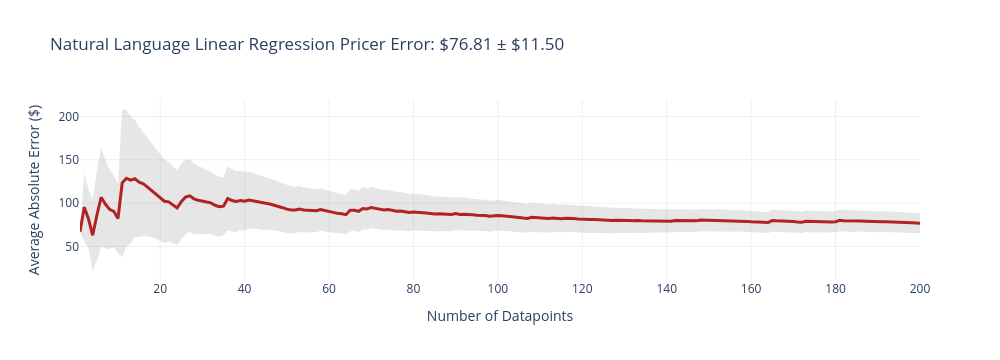
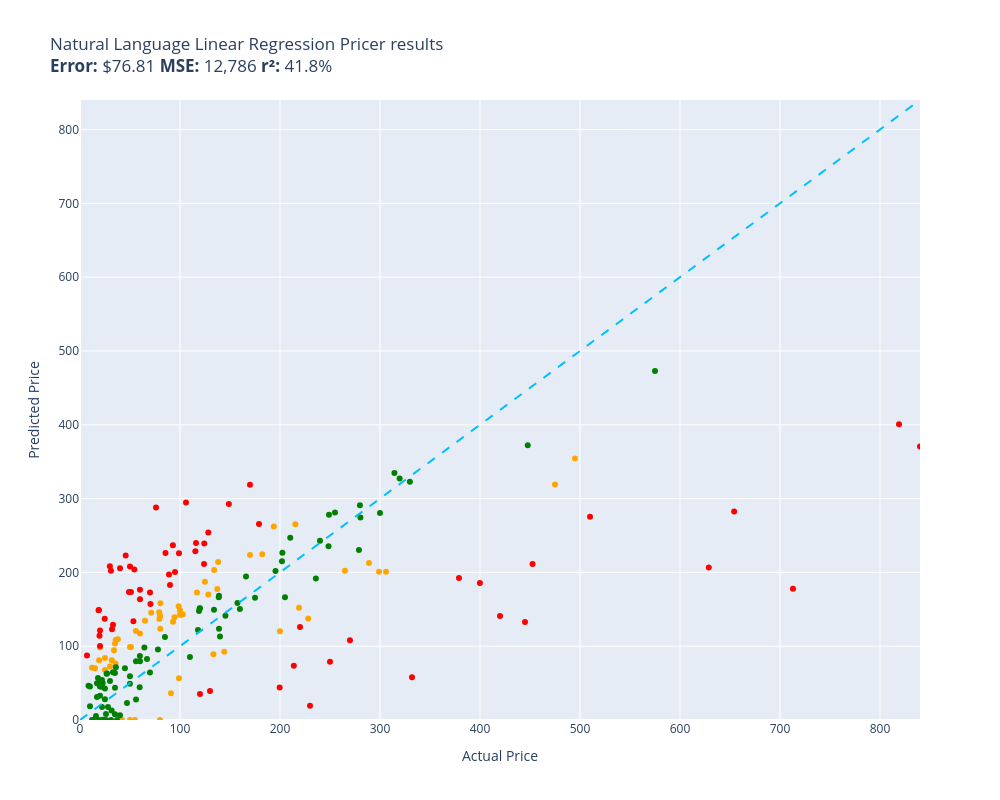

The code cell stored with these charts, in order, in its notebook:
### Code cell
Tester.evaluate(natural_language_linear_regression_pricer, test)

### Figure 1 — Plotly figure (JSON) as saved in the notebook; plotly's stock layout.template omitted (floating-point values rounded to 4 significant figures; data arrays with more than 128 entries replaced by an {"elided": "..."} marker saying what was removed)
{"data": [{"fill": "toself", "fillcolor": "rgba(128,128,128,0.2)", "hoverinfo": "skip", "line": {"color": "rgba(255,255,255,0)"}, "name": "95% CI", "showlegend": false, "type": "scatter", "x": {"elided": "400 int values"}, "y": {"elided": "400 float values"}}, {"customdata": {"elided": "200x1 float values"}, "hovertemplate": "n=%{x}<br>Avg Error=$%{y:,.2f}<br>±95% CI=$%{customdata[0]:,.2f}<extra></extra>", "line": {"color": "firebrick", "width": 3}, "mode": "lines", "name": "Cumulative Avg Error", "type": "scatter", "x": {"elided": "200 int values"}, "y": {"elided": "200 float values"}}], "layout": {"height": 360, "showlegend": false, "title": {"text": "Natural Language Linear Regression Pricer Error: $76.81 ± $11.50"}, "width": 1000, "xaxis": {"title": {"text": "Number of Datapoints"}}, "yaxis": {"title": {"text": "Average Absolute Error ($)"}}}}

### Figure 2 — Plotly figure (JSON) as saved in the notebook; plotly's stock layout.template omitted (floating-point values rounded to 4 significant figures)
{"data": [{"customdata": [["Old Blood Noise Excess V2 Distortion Cho...\nGuess=$152.13 Actual=$219.00"], ["NewPower99 Battery Kit for Samsung Galax...\nGuess=$0.00 Actual=$54.95"], ["SuppliesOutlet Compatible Toner Cartridg...\nGuess=$92.46 Actual=$144.29"], ["ACDelco GM Original Equipment FW339 Fron...\nGuess=$265.15 Actual=$215.33"], ["8544771 Dryer Heating Element, 279816 Th...\nGuess=$108.40 Actual=$35.74"], ["Panasonic KX-TG6511B DECT 6.0 PLUS Expan...\nGuess=$146.14 Actual=$79.20"], ["GJY Portable TV,10.6 inch Mini TV for AT...\nGuess=$136.96 Actual=$79.36"], ["LD Products Compatible Toner Cartridge R...\nGuess=$98.97 Actual=$49.98"], ["Mini PC, Kinupute Desktop Computer E3-12...\nGuess=$354.14 Actual=$495.00"], ["Aolemi Oil Rubbed Bronze Single Function...\nGuess=$154.26 Actual=$98.65"], ["Clementoni 39132.5 Jigsaw Puzzle 1,000 P...\nGuess=$0.00 Actual=$79.95"], ["10GBase-LR SFP+ Transceiver, Handar 10GB...\nGuess=$98.07 Actual=$19.99"], ["Deco Mount Pro Tripod Microphone Stand w...\nGuess=$117.32 Actual=$59.95"], ["KOMPUTERBAY 4GB 2X 2GB DDR2 1066MHz PC2-...\nGuess=$123.76 Actual=$80.34"], ["Task T24287 Roman Ogee Router Bit with 1...\nGuess=$120.55 Actual=$55.88"], ["Southwire 120V/15A Right Angle User Atta...\nGuess=$109.24 Actual=$37.87"], ["15\" Locking Shower Head Extension Arm in...\nGuess=$141.45 Actual=$79.95"], ["Mylites+ Standard Comic Book Mylar Sleev...\nGuess=$103.50 Actual=$34.99"], ["DALDED LED Light Kit for Lego Sonic Gree...\nGuess=$83.94 Actual=$24.99"], ["Baseball Backpacks Large 18 Inch Bookbag...\nGuess=$81.03 Actual=$31.77"], ["Adams Check Payment and Deposit Register...\nGuess=$76.69 Actual=$35.49"], ["KOHLER 18865-CP Filtered Water Faucet, P...\nGuess=$318.90 Actual=$475.00"], ["Diversitech WG840585 Motor, (Ddb) 1/3Hp,...\nGuess=$203.36 Actual=$134.12"], ["Festool 492370 Platin 2 S1000 Grit 6-Inc...\nGuess=$36.09 Actual=$91.00"], ["PM Auto Front Right Quick Complete Strut...\nGuess=$187.30 Actual=$124.94"], ["Satco S9596, 4 Count (Pack of 1), 4.18\nGuess=$70.66 Actual=$12.00"], ["Ceramic Talavera Mexican Tile 4x4\", 9 Pi...\nGuess=$72.47 Actual=$29.95"], ["Marvel Legends Series X-Men 6-Inch Archa...\nGuess=$56.58 Actual=$98.95"], ["ANZO USA 111207 GMC SIERRA 99-06 / YUKON...\nGuess=$224.41 Actual=$182.28"], ["Kingston Brass KS269SN Kingston Clawfoot...\nGuess=$200.81 Actual=$305.99"], ["Pioneer 2AM401-BN Two Handle Kitchen Fau...\nGuess=$137.65 Actual=$228.22"], ["LSSAGOON Backpack for Women Teen Kids Gi...\nGuess=$94.62 Actual=$33.99"], ["4LT LUMINETTE Vanity Opal GLS BSN\nGuess=$148.76 Actual=$99.99"], ["4pc Wheel Spacers Adapters 4\" (2inch Per...\nGuess=$172.70 Actual=$116.95"], ["Royal Designs, Inc. Decorative Abundant ...\nGuess=$67.76 Actual=$24.95"], ["Mikrotik RB3011UIAS-RM RouterBOARD 10xGi...\nGuess=$200.69 Actual=$299.00"], ["DuraGo 29515020 Front Hub Assembly\nGuess=$170.13 Actual=$128.34"], ["GENUINE VOLVO THERMOSTAT (3.0, 3.2) S60 ...\nGuess=$143.18 Actual=$102.85"], ["Universal Power Group 12V 100Ah Sealed L...\nGuess=$120.24 Actual=$199.99"], ["Amana Tool - SC587 Carbide Tipped 3-Wing...\nGuess=$145.37 Actual=$71.23"], ["Evan Fischer Radiator Cooling Fan Assemb...\nGuess=$177.54 Actual=$137.34"], ["UPR Mach 1 Chin Spoiler Fits 94-98 Musta...\nGuess=$134.61 Actual=$64.99"], ["Raspberry Pi 3 Model B+ Aluminum Case Me...\nGuess=$70.20 Actual=$14.99"], ["ASUS VY279HE-W 27” 1080P Monitor - White...\nGuess=$214.18 Actual=$138.10"], ["Diversitech UC2436-3 Ultralite Condenser...\nGuess=$158.15 Actual=$80.39"], ["4 Inches Rolled Muffler Tip Catback Exha...\nGuess=$262.06 Actual=$193.88"], ["APS iBoard (304 Stainless Steel Polished...\nGuess=$202.09 Actual=$264.95"], ["Baumgartens Sicurix Blank PVC ID Cards (...\nGuess=$80.97 Actual=$19.11"], ["Audio Techinca ATW-T1002 System 10 Handh...\nGuess=$212.76 Actual=$289.00"], ["LD Compatible Ink Cartridge Replacement ...\nGuess=$0.00 Actual=$41.99"], ["BXYJY for Samsung Galaxy Z Fold 3 Case w...\nGuess=$0.00 Actual=$49.99"], ["DuraGo BR5330 Front Vented Disc Brake Ro...\nGuess=$142.48 Actual=$101.51"], ["Samsung DA97-07603B Freezer Ice Maker As...\nGuess=$133.22 Actual=$93.02"], ["Intex River Run Connect Lounge (Four)\nGuess=$139.17 Actual=$94.49"], ["Targus CityGear Durable Backpack, Black,...\nGuess=$89.19 Actual=$133.43"], ["Fitness Center Gym Room Weight Train Dua...\nGuess=$142.70 Actual=$99.99"], ["MonMount Triple Monitor Stand Freestandi...\nGuess=$140.36 Actual=$79.99"], ["Xiaomi Redmi 10 2022 NFC 4G LTE (128GB +...\nGuess=$223.48 Actual=$169.99"], ["Refresh NSF-53 Premium Replacement Refri...\nGuess=$98.95 Actual=$50.99"]], "hovertemplate": "%{customdata[0]}<extra></extra>", "legendgroup": "orange", "marker": {"color": "orange", "size": 6, "symbol": "circle"}, "mode": "markers", "name": "orange", "orientation": "v", "showlegend": true, "type": "scatter", "x": [219.0, 54.95, 144.3, 215.3, 35.74, 79.2, 79.36, 49.98, 495.0, 98.65, 79.95, 19.99, 59.95, 80.34, 55.88, 37.87, 79.95, 34.99, 24.99, 31.77, 35.49, 475.0, 134.1, 91.0, 124.9, 12.0, 29.95, 98.95, 182.3, 306.0, 228.2, 33.99, 99.99, 117.0, 24.95, 299.0, 128.3, 102.8, 200.0, 71.23, 137.3, 64.99, 14.99, 138.1, 80.39, 193.9, 264.9, 19.11, 289.0, 41.99, 49.99, 101.5, 93.02, 94.49, 133.4, 99.99, 79.99, 170.0, 50.99], "xaxis": "x", "y": [152.1, 0.0, 92.46, 265.1, 108.4, 146.1, 137.0, 98.97, 354.1, 154.3, 0.0, 98.07, 117.3, 123.8, 120.6, 109.2, 141.4, 103.5, 83.94, 81.03, 76.69, 318.9, 203.4, 36.09, 187.3, 70.66, 72.47, 56.58, 224.4, 200.8, 137.6, 94.62, 148.8, 172.7, 67.76, 200.7, 170.1, 143.2, 120.2, 145.4, 177.5, 134.6, 70.2, 214.2, 158.2, 262.1, 202.1, 80.97, 212.8, 0.0, 0.0, 142.5, 133.2, 139.2, 89.19, 142.7, 140.4, 223.5, 98.95], "yaxis": "y"}, {"customdata": [["telpo Headlight Assembly Fit For 15 Camr...\nGuess=$239.89 Actual=$115.99"], ["Stand for Raven Pro Document Scanner - P...\nGuess=$208.36 Actual=$29.85"], ["RBC12-UPC Replacement Battery Cartridge ...\nGuess=$19.25 Actual=$229.99"], ["Bam France 2002XL Contoured Hightech Bla...\nGuess=$177.72 Actual=$713.00"], ["Metabo HPT 36V MultiVolt™ Cordless Rotar...\nGuess=$192.54 Actual=$379.00"], ["46mm Digital Pro High-Resolution Close-U...\nGuess=$121.39 Actual=$19.99"], ["Innovative Percussion CB-6 Chamois Bass ...\nGuess=$203.89 Actual=$54.32"], ["LOVE MEI Galaxy S10 Lite Case, Military ...\nGuess=$129.19 Actual=$32.98"], ["CORSAIR Dominator Platinum RGB 32GB (2x1...\nGuess=$211.21 Actual=$124.00"], ["Bam Trekking 3027SB Single Black Clarine...\nGuess=$57.79 Actual=$332.00"], ["DEWALT 20V MAX* XR Impact Driver with Bl...\nGuess=$211.38 Actual=$452.53"], ["Scranton & Co 3 Drawer Mobile File Cabin...\nGuess=$228.68 Actual=$115.35"], ["Canon EOS Rebel T7 Digital SLR Camera wi...\nGuess=$400.82 Actual=$819.00"], ["Travelpro Platinum Elite Slim Business L...\nGuess=$73.65 Actual=$213.83"], ["JRready ST6313 DT Deutsch Connector Kit,...\nGuess=$43.99 Actual=$199.68"], ["Dakota Alert MURS Alert Probe Sensor - M...\nGuess=$126.03 Actual=$219.99"], ["3D Tree Hole Branches 075 Stair Risers D...\nGuess=$39.33 Actual=$129.99"], ["Projector, CRAZVIEW Projector with WiFi ...\nGuess=$133.65 Actual=$53.40"], ["Retevis RT68 Soft Earhook Walkie Talkie ...\nGuess=$87.52 Actual=$6.99"], ["MC: Pindicator (Dual Intensity Amber)\nGuess=$205.64 Actual=$40.00"], ["Poison Spyder 10-08-020 Rocker Knocker\nGuess=$206.66 Actual=$628.76"], ["DIMARZIO 204284 DP 163FBK Blues Bucker G...\nGuess=$183.02 Actual=$89.99"], ["Lighted Triangle Mirror Cabinet Bathroom...\nGuess=$132.82 Actual=$445.00"], ["BESTILL Wall Mounted Shower Faucet Set, ...\nGuess=$288.02 Actual=$76.00"], ["Engine Thermostat, Replace 19301-PAA-306...\nGuess=$149.15 Actual=$18.89"], ["Dell Optiplex 390 Desktop Computer i3 3....\nGuess=$239.20 Actual=$124.27"], ["Neporal Full Spectrum Light Bulb, 6000K ...\nGuess=$148.82 Actual=$18.59"], ["Pidoko Kids Train Table, Grey with 90 Pc...\nGuess=$35.14 Actual=$119.97"], ["LEGO Marvel Avengers War Machine Buster ...\nGuess=$176.55 Actual=$59.95"], ["KOHLER K-1185540-CP Assembly-Slider\nGuess=$222.94 Actual=$45.67"], ["Trim Kit for 2-handle Shower & Tub Valve...\nGuess=$200.54 Actual=$94.99"], ["iPhone 12/12 Pro Nicaragua Guardabarranc...\nGuess=$100.23 Actual=$19.97"], ["Aeromotive 13304 Regulator, X1 Adjustabl...\nGuess=$108.20 Actual=$269.95"], ["Canon Sure Shot 90u 35mm Date Camera\nGuess=$185.55 Actual=$399.89"], ["Wilkinson LOW GAUSS Vintage Tone Strat S...\nGuess=$202.22 Actual=$30.93"], ["Ibanez M510OVS Acoustic Mandolin in Vint...\nGuess=$318.61 Actual=$169.99"], ["Berta (6 Pieces) 1-1/4 inch Overlay, 90 ...\nGuess=$137.10 Actual=$24.66"], ["CradlePoint Compact Broadband Router (CB...\nGuess=$197.29 Actual=$89.00"], ["Pyle Wireless Rear View Backup Camera - ...\nGuess=$157.31 Actual=$70.45"], ["Auertech Portable Washing Machine, 14lbs...\nGuess=$225.89 Actual=$98.99"], ["18 Inch White Undermount Kitchen Sink - ...\nGuess=$265.40 Actual=$179.00"], ["ECCPP Power Steering Pump for 2009-2010 ...\nGuess=$226.39 Actual=$85.48"], ["Skullcandy Hesh Evo Bluetooth Headphones...\nGuess=$172.62 Actual=$69.99"], ["ROHL WSGUM3018WH Wire Sink Grids, White\nGuess=$253.89 Actual=$128.28"], ["Music Hall pa15.3 MM/MC Phono Preamplifi...\nGuess=$78.79 Actual=$250.00"], ["Lorell Bell Chair Glide, 2.5\", Black\nGuess=$114.21 Actual=$19.50"], ["CTLAMP XL-2100 Professional Quality XL-2...\nGuess=$122.95 Actual=$32.00"], ["Competition Clutch Disc and Pressure Pla...\nGuess=$275.22 Actual=$510.00"], ["KUNFINE Android Radio CarPlay & Android ...\nGuess=$294.56 Actual=$106.00"], ["A-Premium Front Suspension Steering Knuc...\nGuess=$173.40 Actual=$48.99"], ["Dell XPS 13 9343-2727SLV 13.3\" Full HD S...\nGuess=$370.43 Actual=$839.99"], ["Pacific Drums PDCM1618TTRB 16 x 18 Inche...\nGuess=$141.04 Actual=$419.99"], ["Vinyl Soft Top Roll-up Adjustable Truck ...\nGuess=$292.73 Actual=$148.88"], ["Blanco 230966 Valea Stainless Steel Sink...\nGuess=$236.86 Actual=$92.88"], ["Empava 24\" Single Wall Ovens 10 Cooking ...\nGuess=$282.34 Actual=$654.14"], ["Viola Bow 4/4 Full Size Carbon Fiber (Bl...\nGuess=$207.95 Actual=$49.99"], ["Fender Hendrix Voodoo Child Coiled Instr...\nGuess=$163.46 Actual=$59.99"], ["Pyle 2x120 Watt Home Audio Speaker Power...\nGuess=$173.32 Actual=$50.92"]], "hovertemplate": "%{customdata[0]}<extra></extra>", "legendgroup": "red", "marker": {"color": "red", "size": 6, "symbol": "circle"}, "mode": "markers", "name": "red", "orientation": "v", "showlegend": true, "type": "scatter", "x": [116.0, 29.85, 230.0, 713.0, 379.0, 19.99, 54.32, 32.98, 124.0, 332.0, 452.5, 115.3, 819.0, 213.8, 199.7, 220.0, 130.0, 53.4, 6.99, 40.0, 628.8, 89.99, 445.0, 76.0, 18.89, 124.3, 18.59, 120.0, 59.95, 45.67, 94.99, 19.97, 269.9, 399.9, 30.93, 170.0, 24.66, 89.0, 70.45, 98.99, 179.0, 85.48, 69.99, 128.3, 250.0, 19.5, 32.0, 510.0, 106.0, 48.99, 840.0, 420.0, 148.9, 92.88, 654.1, 49.99, 59.99, 50.92], "xaxis": "x", "y": [239.9, 208.4, 19.25, 177.7, 192.5, 121.4, 203.9, 129.2, 211.2, 57.79, 211.4, 228.7, 400.8, 73.65, 43.99, 126.0, 39.33, 133.7, 87.52, 205.6, 206.7, 183.0, 132.8, 288.0, 149.1, 239.2, 148.8, 35.14, 176.5, 222.9, 200.5, 100.2, 108.2, 185.5, 202.2, 318.6, 137.1, 197.3, 157.3, 225.9, 265.4, 226.4, 172.6, 253.9, 78.79, 114.2, 123.0, 275.2, 294.6, 173.4, 370.4, 141.0, 292.7, 236.9, 282.3, 207.9, 163.5, 173.3], "yaxis": "y"}, {"customdata": [["EXMAX NG-10X Fresnel Lens Focusing Adapt...\nGuess=$64.22 Actual=$69.98"], ["Pump Head TBVECHI 175PSI 4KW 5.5HP 21CFM...\nGuess=$322.86 Actual=$329.90"], ["APS iBoard 6-inch Aluminum (Black Powder...\nGuess=$246.86 Actual=$210.23"], ["PEMP E65 E66 CDC Simulate Optical Fiber ...\nGuess=$147.59 Actual=$119.00"], ["Intermatic PX300 12V 300W Transformer wi...\nGuess=$149.48 Actual=$134.00"], ["HK SYSTEMS 13\" Heavy Duty Black \"Push\" O...\nGuess=$112.46 Actual=$84.95"], ["SKB iSeries 3i-13096-6KP Case for BlackM...\nGuess=$165.75 Actual=$174.99"], ["June Garden 12\" Sweet Dolly Charlotte - ...\nGuess=$32.90 Actual=$19.99"], ["GanFindX Portable Car Hand Controls for ...\nGuess=$150.38 Actual=$159.90"], ["Evergreen HSHB2005 Cylinder Head Gasket ...\nGuess=$44.40 Actual=$59.69"], ["Tidal Front + Rear Fender Flares 4PC Poc...\nGuess=$280.96 Actual=$254.99"], ["152MM Hole Saws M42 Bi-Metal High Speed ...\nGuess=$57.01 Actual=$17.99"], ["Wenger City Upgrade Laptop Backpack with...\nGuess=$141.39 Actual=$145.42"], ["AUTOFREE LED Tail Lights Assembly Compat...\nGuess=$215.05 Actual=$201.99"], ["Fjallraven, Kanken Laptop 15\" Backpack f...\nGuess=$150.96 Actual=$119.65"], ["Evan-Fischer Front Bumper Cover Compatib...\nGuess=$226.49 Actual=$202.38"], ["Laisomeke Waterproof Junction Box, Unive...\nGuess=$0.00 Actual=$11.99"], ["Sumerain S1339CM Double Handle Widesprea...\nGuess=$191.60 Actual=$235.86"], ["Webcem Solar Shed Light Outdoor Indoor, ...\nGuess=$95.53 Actual=$77.96"], ["Western Digital Enterprise RE4-GP 2TB SA...\nGuess=$85.50 Actual=$109.95"], ["VLAND LED Smoked Taillights Compatible F...\nGuess=$242.75 Actual=$239.99"], ["Tablet PC Cover Compatible with Lenovo T...\nGuess=$12.97 Actual=$31.61"], ["Miyaya@ Funny Animal Masks Collection fo...\nGuess=$49.94 Actual=$16.99"], ["Trail Gear Twin Stick Kit for Top Shift ...\nGuess=$291.00 Actual=$279.92"], ["Ultra Duster Canned Air Net 10 Oz 6-Pack\nGuess=$49.28 Actual=$49.90"], ["Beck/Arnley 0421945 Air Filter\nGuess=$71.56 Actual=$35.87"], ["IQShield Screen Protector Compatible wit...\nGuess=$45.53 Actual=$9.95"], ["Liberty Imports 12 Pack: US Military Toy...\nGuess=$31.15 Actual=$16.98"], ["Intrepid International Dressage Letters-...\nGuess=$63.13 Actual=$26.99"], ["EMART Photography C Stand with Boom Arm,...\nGuess=$151.40 Actual=$119.99"], ["KUNN Small Electrician Tool Pouch Utilit...\nGuess=$17.76 Actual=$21.99"], ["Replacement Remote Control for PANASONIC...\nGuess=$7.84 Actual=$34.95"], ["KS K-STORM Replacement Silicone Mushroom...\nGuess=$46.41 Actual=$8.50"], ["Grey Pneumatic 1311SD Impact Socket Set\nGuess=$158.38 Actual=$157.43"], ["Walker Exhaust Ultra EPA 16478 Direct Fi...\nGuess=$472.95 Actual=$574.99"], ["GE RPWF SmartWater Comparable Refrigerat...\nGuess=$0.00 Actual=$36.99"], ["Urth 62mm UV, Circular Polarizing (CPL),...\nGuess=$123.80 Actual=$139.00"], ["MGP Caliper Covers 39011SACURD Red Powde...\nGuess=$278.15 Actual=$249.00"], ["LSI Broadcom SAS 9300-8i 8-port 12Gb/s S...\nGuess=$122.08 Actual=$118.00"], ["NewFantasia Replacement Audio Cable with...\nGuess=$0.00 Actual=$31.00"], ["MONOCARBON Forged Carbon Fiber Case for ...\nGuess=$79.73 Actual=$59.99"], ["AC Compressor & A/C Kit For BMW 335i 335...\nGuess=$334.67 Actual=$314.41"], ["MXR Carbon Copy Deluxe Analog Delay Guit...\nGuess=$201.73 Actual=$195.50"], ["Chalkboard Name Badges with Magnetic Bac...\nGuess=$45.34 Actual=$19.95"], ["Linkloos Solar Street Lights Outdoor Wat...\nGuess=$79.61 Actual=$55.99"], ["USB Charger, CIVIE High Speed 60W Multip...\nGuess=$5.48 Actual=$15.99"], ["Cardone 84-58642 New HEI Electronic Dist...\nGuess=$194.28 Actual=$165.99"], ["Hp Pavilion P7-1257c Motherboard Aahd3-h...\nGuess=$86.61 Actual=$59.86"], ["Kastar Battery Pack Replacement for Sony...\nGuess=$51.59 Actual=$19.99"], ["New Replacement seat cover fits Yamaha M...\nGuess=$168.26 Actual=$138.95"], ["AZX Stylus Pencil for Apple iPad Pro 202...\nGuess=$52.77 Actual=$29.99"], ["SP Air Corporation SP-8102BU 1/4-Inch He...\nGuess=$166.25 Actual=$204.99"], ["LCD Screen for Dell Inspiron 17R 17.3\" H...\nGuess=$98.32 Actual=$64.37"], ["200 ' feet True 14 Gauge AWG CCA Speaker...\nGuess=$70.19 Actual=$44.95"], ["200 Couples Conversation Cards - Enjoy B...\nGuess=$64.78 Actual=$32.97"], ["The Puppet Company - Carpet-Unicorn, Whi...\nGuess=$0.00 Actual=$19.00"], ["KYX Racing Hardened Steel Center Drive S...\nGuess=$23.15 Actual=$46.99"], ["StonKraft Brass Chess Board Game Set wit...\nGuess=$113.09 Actual=$140.00"], ["VIPMOTOZ Sequential Turn Signal Premium ...\nGuess=$230.27 Actual=$278.94"], ["OEM Samsung Remote Control Shipped with ...\nGuess=$27.92 Actual=$56.00"], ["Venom Power Terra Hunter R/T+ R/T All-Te...\nGuess=$327.07 Actual=$319.65"], ["Custom Engagement Logo Desk Embosser Sea...\nGuess=$59.43 Actual=$49.95"], ["520 Pieces Christmas Envelope Seal Stick...\nGuess=$0.00 Actual=$25.99"], ["BestPricedDecals Wine A BIT, You'll Feel...\nGuess=$0.00 Actual=$12.98"], ["VATOS 4 Packs Bubble Machine Gun for Kid...\nGuess=$0.44 Actual=$22.88"], ["Steering Wheel, Carbon Fiber Automotive ...\nGuess=$372.09 Actual=$447.74"], ["VONADO Space Wars Colonial Viper MK1 Bui...\nGuess=$6.33 Actual=$39.99"], ["Replacement Remote Control fit for Sony ...\nGuess=$18.72 Actual=$9.99"], ["Disney Princess Sparkling Princess Sleep...\nGuess=$28.24 Actual=$24.95"], ["sabermaster TCG Playmat yugioh playmat T...\nGuess=$44.89 Actual=$21.99"], ["Star Wars Die-Cast Metal TITANIUM Series...\nGuess=$50.02 Actual=$22.70"], ["Glovion Music Stand Light, Clip On Piano...\nGuess=$17.73 Actual=$27.99"], ["Think Gizmos Build Your Own Robot Toys f...\nGuess=$42.54 Actual=$24.95"], ["HP Laserjet 2100 Laser Printer W/Test Pr...\nGuess=$280.41 Actual=$299.98"], ["PowerSport Front Rear Brakes and Rotors ...\nGuess=$235.34 Actual=$248.51"], ["VTech Strum and Jam Kidi Musical Guitar ...\nGuess=$54.31 Actual=$21.99"], ["KZ ZS10 Pro in Ear Monitor Headphone KZ ...\nGuess=$82.62 Actual=$66.99"], ["W11130208 W10695459 Refrigerator LED Mod...\nGuess=$62.74 Actual=$26.59"], ["Jada Toys Ryan's World Combo Panda Airli...\nGuess=$63.75 Actual=$34.94"], ["STICKGOO Peel and Stick Backsplash for K...\nGuess=$43.83 Actual=$34.99"], ["Garmin 010-12402-10 GT15M-TM Transom-Mou...\nGuess=$166.14 Actual=$138.74"], ["For Volvo C70 S70 V70 V40 S40 AC Compres...\nGuess=$274.39 Actual=$280.41"], ["NICKSTON Red Sparkling Glitter Slim Band...\nGuess=$8.14 Actual=$25.99"]], "hovertemplate": "%{customdata[0]}<extra></extra>", "legendgroup": "green", "marker": {"color": "green", "size": 6, "symbol": "circle"}, "mode": "markers", "name": "green", "orientation": "v", "showlegend": true, "type": "scatter", "x": [69.98, 329.9, 210.2, 119.0, 134.0, 84.95, 175.0, 19.99, 159.9, 59.69, 255.0, 17.99, 145.4, 202.0, 119.7, 202.4, 11.99, 235.9, 77.96, 110.0, 240.0, 31.61, 16.99, 279.9, 49.9, 35.87, 9.95, 16.98, 26.99, 120.0, 21.99, 34.95, 8.5, 157.4, 575.0, 36.99, 139.0, 249.0, 118.0, 31.0, 59.99, 314.4, 195.5, 19.95, 55.99, 15.99, 166.0, 59.86, 19.99, 138.9, 29.99, 205.0, 64.37, 44.95, 32.97, 19.0, 46.99, 140.0, 278.9, 56.0, 319.6, 49.95, 25.99, 12.98, 22.88, 447.7, 39.99, 9.99, 24.95, 21.99, 22.7, 27.99, 24.95, 300.0, 248.5, 21.99, 66.99, 26.59, 34.94, 34.99, 138.7, 280.4, 25.99], "xaxis": "x", "y": [64.22, 322.9, 246.9, 147.6, 149.5, 112.5, 165.8, 32.9, 150.4, 44.4, 281.0, 57.01, 141.4, 215.1, 151.0, 226.5, 0.0, 191.6, 95.53, 85.5, 242.7, 12.97, 49.94, 291.0, 49.28, 71.56, 45.53, 31.15, 63.13, 151.4, 17.76, 7.841, 46.41, 158.4, 472.9, 0.0, 123.8, 278.1, 122.1, 0.0, 79.73, 334.7, 201.7, 45.34, 79.61, 5.483, 194.3, 86.61, 51.59, 168.3, 52.77, 166.2, 98.32, 70.19, 64.78, 0.0, 23.15, 113.1, 230.3, 27.92, 327.1, 59.43, 0.0, 0.0, 0.4424, 372.1, 6.327, 18.72, 28.24, 44.89, 50.02, 17.73, 42.54, 280.4, 235.3, 54.31, 82.62, 62.74, 63.75, 43.83, 166.1, 274.4, 8.14], "yaxis": "y"}, {"hoverinfo": "skip", "line": {"color": "deepskyblue", "dash": "dash", "width": 2}, "mode": "lines", "name": "y = x", "showlegend": false, "type": "scatter", "x": [0, 840.0], "y": [0, 840.0]}], "layout": {"height": 800, "legend": {"title": {"text": "color"}, "tracegroupgap": 0}, "showlegend": false, "title": {"text": "Natural Language Linear Regression Pricer results<br><b>Error:</b> $76.81 <b>MSE:</b> 12,786 <b>r²:</b> 41.8%"}, "width": 1000, "xaxis": {"anchor": "y", "domain": [0, 1], "range": [0, 840.0], "title": {"text": "Actual Price"}}, "yaxis": {"anchor": "x", "domain": [0, 1], "range": [0, 840.0], "title": {"text": "Predicted Price"}}}}
